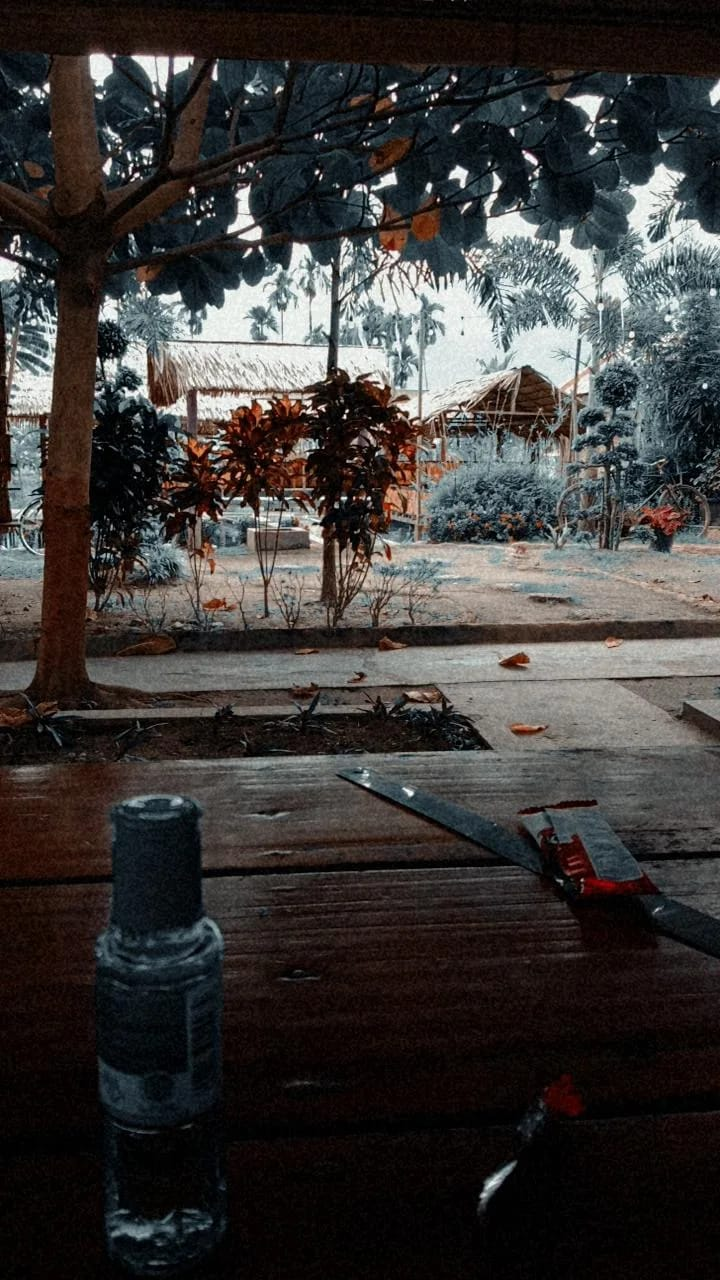
#> input picture gambar/1_6.jpg, 720 x 1280 px, given in place of input.jpeg, which was not available; the run also reads 1 picture not shown here
$ jupyter execute --allow-errors prak3.ipynb   (older library calls are emulated)   (text cells are left out)
#> lines starting #> are read from the running program, lines starting #| are printed output that depends on the picture; after the words box and inside, x2 and y2 are one past the last pixel; in counts of white or black regions, pixels touching at a corner belong together; pictures that were not available may be replaced by others from this repository, and a replacement may not be noted
[cell 1]
import cv2

#download image di: https://i.im.ge/2021/09/09/QJP3s1.jpg
img = cv2.imread('gambar/input.jpeg')
#> img is the input picture: shape (1280, 720, 3); mean B, G, R 55.9, 57.2, 59.7
gray_img = cv2.cvtColor(img, cv2.COLOR_BGR2GRAY)
cv2.imshow('Grayscale image', gray_img)
cv2.waitKey()

[cell 2]
yuv_img = cv2.cvtColor(img, cv2.COLOR_BGR2YUV)
#> yuv_img: shape (1280, 720, 3); mean of channels 0, 1, 2 57.8, 127.1, 129.7
cv2.imshow('YUV image', yuv_img)
cv2.waitKey()

[cell 3]
cv2.imshow('Y channel', yuv_img[:, :, 0])
cv2.imshow('U channel', yuv_img[:, :, 1])
cv2.imshow('V channel', yuv_img[:, :, 2])
cv2.waitKey()

[cell 4]
hsv_img = cv2.cvtColor(img, cv2.COLOR_BGR2HSV)
#> hsv_img: shape (1280, 720, 3); mean H, S, V 48.1, 101.2, 64.5
cv2.imshow('HSV image', hsv_img)
cv2.waitKey()

[cell 5]
cv2.imshow('H channel', hsv_img[:, :, 0])
cv2.imshow('S channel', hsv_img[:, :, 1])
cv2.imshow('V channel', hsv_img[:, :, 2])
cv2.waitKey()

[cell 6]
import cv2
import numpy as np

img = cv2.imread('gambar/input.jpeg')
num_rows, num_cols = img.shape[:2]
#> num_rows = 1280; num_cols = 720
translation_matrix = np.float32([ [1,0,70], [0,1,110] ])
img_translation = cv2.warpAffine(img, translation_matrix, (num_cols, num_rows))
cv2.imshow('Translation', img_translation)
cv2.waitKey()

[cell 7]
#Latihan 1
#Ubah code program sebelumnya lalu ubah translasi citra sehingga menjadi tidak terpotong
import cv2
import numpy as np

img = cv2.imread('gambar/input.jpeg')
num_rows, num_cols = img.shape[:2]
translation_matrix = np.float32([ [1,0,70], [0,1,110] ])
img_translation = cv2.warpAffine(img, translation_matrix, (num_cols + 70, num_rows +110))
#> img_translation: shape (1390, 790, 3)
cv2.imshow('Translation', img_translation)
cv2.waitKey()

[cell 8]
img = cv2.imread('gambar/input.jpeg')
num_rows, num_cols = img.shape[:2]

rotation_matrix = cv2.getRotationMatrix2D((num_cols/2, num_rows/2), 30, 1)
img_rotation = cv2.warpAffine(img, rotation_matrix, (num_cols, num_rows))
cv2.imshow('Rotation', img_rotation)
cv2.waitKey()

[cell 9]
#Latihan 2
#Ubah code program sebelumnya dengan memperkecil ukuran citra rotasi menjadi setengahnya
img = cv2.imread('gambar/input.jpeg')
num_rows, num_cols = img.shape[:2]

rotation_matrix = cv2.getRotationMatrix2D((num_cols/2, num_rows/2), 30, 1/2)
img_rotation = cv2.warpAffine(img, rotation_matrix, (num_cols, num_rows))
cv2.imshow('Rotation', img_rotation)
cv2.waitKey()

[cell 10]
#Latihan 3
#Ubah latihan 2, lalu coba ubah rotasi gambar menjadi searah jarum jam
img = cv2.imread('gambar/input.jpeg')
num_rows, num_cols = img.shape[:2]

rotation_matrix = cv2.getRotationMatrix2D((num_cols/2, num_rows/2), -30, 1)
img_rotation = cv2.warpAffine(img, rotation_matrix, (num_cols, num_rows))
cv2.imshow('Rotation', img_rotation)
cv2.waitKey()

[cell 11]
img_scaled = cv2.resize(img,None,fx=1.2, fy=1.2, interpolation = cv2.INTER_LINEAR)
cv2.imshow('Scaling - Linear Interpolation', img_scaled)

img_scaled = cv2.resize(img,None,fx=1.2, fy=1.2, interpolation = cv2.INTER_CUBIC)
cv2.imshow('Scaling - Cubic Interpolation', img_scaled)

img_scaled = cv2.resize(img,(450, 400), interpolation = cv2.INTER_AREA)
#> img_scaled: shape (400, 450, 3)
cv2.imshow('Scaling - Skewed Size', img_scaled)
cv2.waitKey()

[cell 12]
#Kita sudah mencoba banyak proses transformasi citra
#Berikut ini kita akan bermain-main dengan efek tertentu menggunakan image warping

import cv2
import numpy as np
import math

img = cv2.imread('gambar/input.jpeg', cv2.IMREAD_GRAYSCALE)
#> img: shape (1280, 720); min 0, max 255, mean 57.8
rows, cols = img.shape
#> rows = 1280; cols = 720

#####################
# Vertical wave

img_output = np.zeros(img.shape, dtype=img.dtype)

for i in range(rows):
    for j in range(cols):
        offset_x = int(25.0 * math.sin(2 * 3.14 * i / 180))
        offset_y = 0
        if j+offset_x < rows:
            img_output[i,j] = img[i,(j+offset_x)%cols]
        else:
            img_output[i,j] = 0

cv2.imshow('Input', img)
cv2.imshow('Vertical wave', img_output)

#####################
# Horizontal wave

img_output = np.zeros(img.shape, dtype=img.dtype)

for i in range(rows):
    for j in range(cols):
        offset_x = 0
        offset_y = int(16.0 * math.sin(2 * 3.14 * j / 150))
        if i+offset_y < rows:
            img_output[i,j] = img[(i+offset_y)%rows,j]
        else:
            img_output[i,j] = 0

cv2.imshow('Horizontal wave', img_output)

#####################
# Both horizontal and vertical

img_output = np.zeros(img.shape, dtype=img.dtype)

for i in range(rows):
    for j in range(cols):
        offset_x = int(20.0 * math.sin(2 * 3.14 * i / 150))
        offset_y = int(20.0 * math.cos(2 * 3.14 * j / 150))
        if i+offset_y < rows and j+offset_x < cols:
            img_output[i,j] = img[(i+offset_y)%rows,(j+offset_x)%cols]
        else:
            img_output[i,j] = 0

cv2.imshow('Multidirectional wave', img_output)

#####################
# Concave effectimg_output = np.zeros(img.shape, dtype=img.dtype)

for i in range(rows):
    for j in range(cols):
        offset_x = int(128.0 * math.sin(2 * 3.14 * i / (2*cols)))
        offset_y = 0
        if j+offset_x < cols:
            img_output[i,j] = img[i,(j+offset_x)%cols]
        else:
            img_output[i,j] = 0

cv2.imshow('Concave', img_output)
cv2.waitKey()

[cell 13]
#Latihan 4
#Ubah program image warping di atas sehingga image yang digunakan adalah foto selfie sendiri
#Lalu silakan bereksperimen bentuk image warping lainnya
#Kita sudah mencoba banyak proses transformasi citra
#Berikut ini kita akan bermain-main dengan efek tertentu menggunakan image warping

import cv2
import numpy as np
import math

img = cv2.imread('gambar/waliam.jpg', cv2.IMREAD_GRAYSCALE)
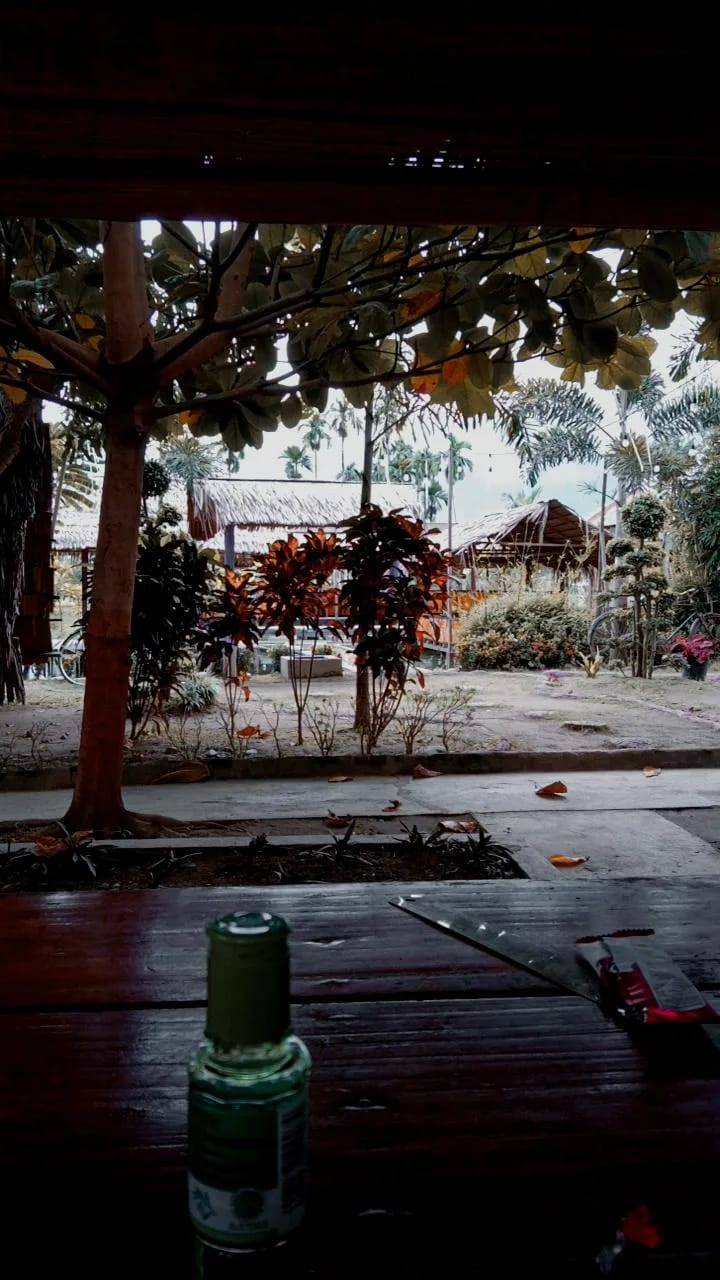
#> input picture gambar/2_6.jpg, 720 x 1280 px, given in place of waliam.jpg, which was not available
#> img: shape (1280, 720); min 0, max 255, mean 48.4
rows, cols = img.shape

#####################
# Vertical wave

img_output = np.zeros(img.shape, dtype=img.dtype)

for i in range(rows):
    for j in range(cols):
        offset_x = int(25.0 * math.sin(2 * 3.14 * i / 180))
        offset_y = 0
        if j+offset_x < rows:
            img_output[i,j] = img[i,(j+offset_x)%cols]
        else:
            img_output[i,j] = 0

cv2.imshow('Input1', img)
cv2.imshow('Vertical wave', img_output)

#####################
# Horizontal wave

img_output = np.zeros(img.shape, dtype=img.dtype)

for i in range(rows):
    for j in range(cols):
        offset_x = 0
        offset_y = int(16.0 * math.sin(2 * 3.14 * j / 150))
        if i+offset_y < rows:
            img_output[i,j] = img[(i+offset_y)%rows,j]
        else:
            img_output[i,j] = 0

cv2.imshow('Horizontal wave', img_output)

#####################
# Both horizontal and vertical

img_output = np.zeros(img.shape, dtype=img.dtype)

for i in range(rows):
    for j in range(cols):
        offset_x = int(20.0 * math.sin(2 * 3.14 * i / 150))
        offset_y = int(20.0 * math.cos(2 * 3.14 * j / 150))
        if i+offset_y < rows and j+offset_x < cols:
            img_output[i,j] = img[(i+offset_y)%rows,(j+offset_x)%cols]
        else:
            img_output[i,j] = 0

cv2.imshow('Multidirectional wave', img_output)

#####################
# Concave effectimg_output = np.zeros(img.shape, dtype=img.dtype)

for i in range(rows):
    for j in range(cols):
        offset_x = int(128.0 * math.sin(2 * 3.14 * i / (2*cols)))
        offset_y = 0
        if j+offset_x < cols:
            img_output[i,j] = img[i,(j+offset_x)%cols]
        else:
            img_output[i,j] = 0
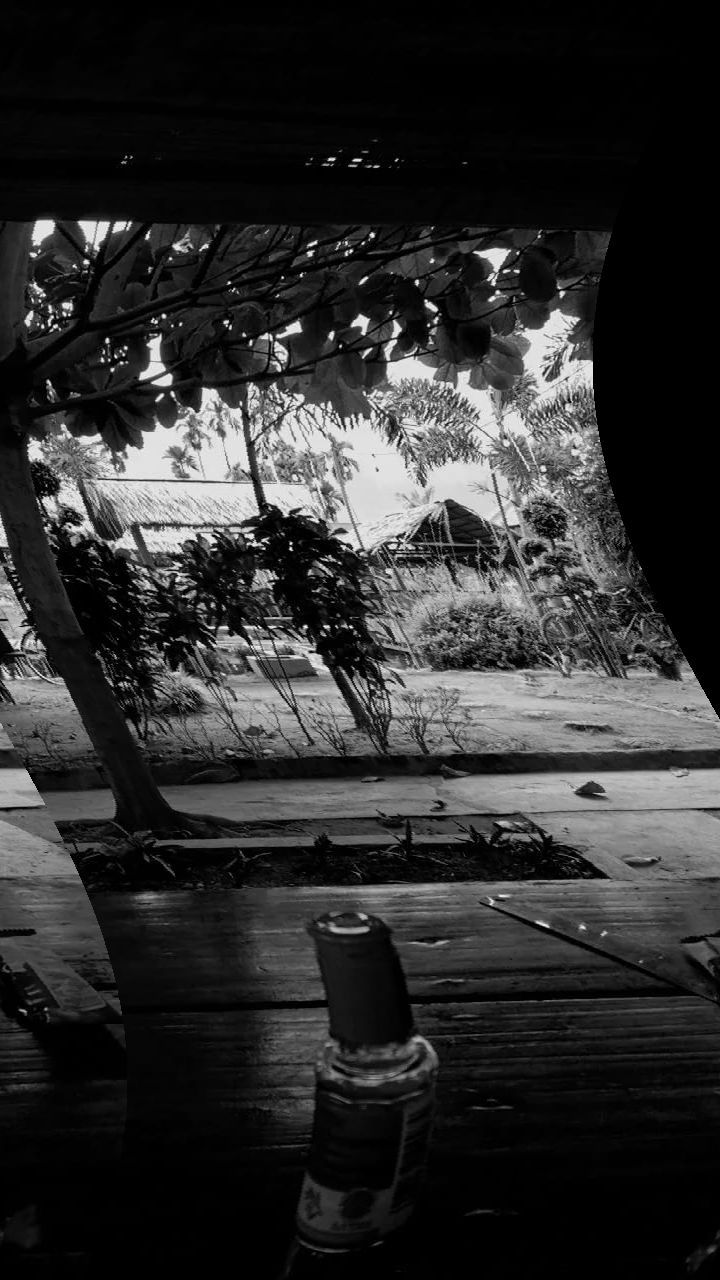
#> img_output: shape (1280, 720); min 0, max 255, mean 46.4

cv2.imshow('Concave', img_output)
cv2.waitKey()

[cell 14]
import numpy as np
import cv2

[cell 15]
from scipy import ndimage

kernel_3x3 = np.array([[-1, -1, -1],
                        [-1, 8, -1],
                        [-1, -1, -1]])

kernel_5x5 = np.array([[-1, -1, -1, -1, -1],
                        [-1, 1, 2, 1, -1],
                        [-1, 2, 4, 2, -1],
                        [-1, 1, 2, 1, -1],
                        [-1, -1, -1, -1, -1]])

#download gambar di: https://i.im.ge/2021/09/09/QpEGLF.jpg
img = cv2.imread("gambar/statue_small.jpg", 0)

#konvolusi adalah operasi matematika pada dua fungsi yang menghasilkan fungsi ketiga
#yang menyatakan bagaimana bentuk yang satu diubah oleh yang lain.
#NumPy juga memiliki method convolve tapi untuk one-dimensional array
#method convolve pada ndimage dari SciPy dapat digunakan pada multidimensional array
k3 = ndimage.convolve(img, kernel_3x3)
k5 = ndimage.convolve(img, kernel_5x5)

#Gaussian blur (juga dikenal sebagai Gaussian smoothing) adalah hasil dari pengaburan gambar
#oleh fungsi Gaussian. Ini adalah efek yang banyak digunakan dalam software grafis,
#biasanya untuk mengurangi noise gambar dan mengurangi detail.
#Gaussian blur merupakan salah satu jenis dari LPF
blurred = cv2.GaussianBlur(img, (17,17), 0)
g_hpf = img - blurred

cv2.imshow("3x3", k3)
cv2.imshow("5x5", k5)
cv2.imshow("blurred", blurred)
cv2.imshow("g_hpf", g_hpf)
cv2.waitKey()
cv2.destroyAllWindows()

[cell 16]
img = cv2.imread("gambar/statue_small.jpg", cv2.IMREAD_COLOR)
#> img is the input picture: shape (1280, 720, 3); mean B, G, R 46.8, 47.3, 51.4

blurredSrc = cv2.medianBlur(img, 7)
graySrc = cv2.cvtColor(blurredSrc, cv2.COLOR_BGR2GRAY)

cv2.Laplacian(graySrc, cv2.CV_8U, graySrc, ksize = 5)

normalizedInverseAlpha = (1.0 / 255) * (255 - graySrc)
channels = cv2.split(img)
for channel in channels:
    channel[:] = channel * normalizedInverseAlpha

    cv2.merge(channels, img)
#> this loop made 3 passes

cv2.imshow("Median dan Laplacia", graySrc)
cv2.waitKey()
cv2.destroyAllWindows()

[cell 17]
img = cv2.imread("gambar/statue_small.jpg", 0)
cv2.imwrite("canny.jpg", cv2.Canny(img, 200, 300)) # Canny in one line!
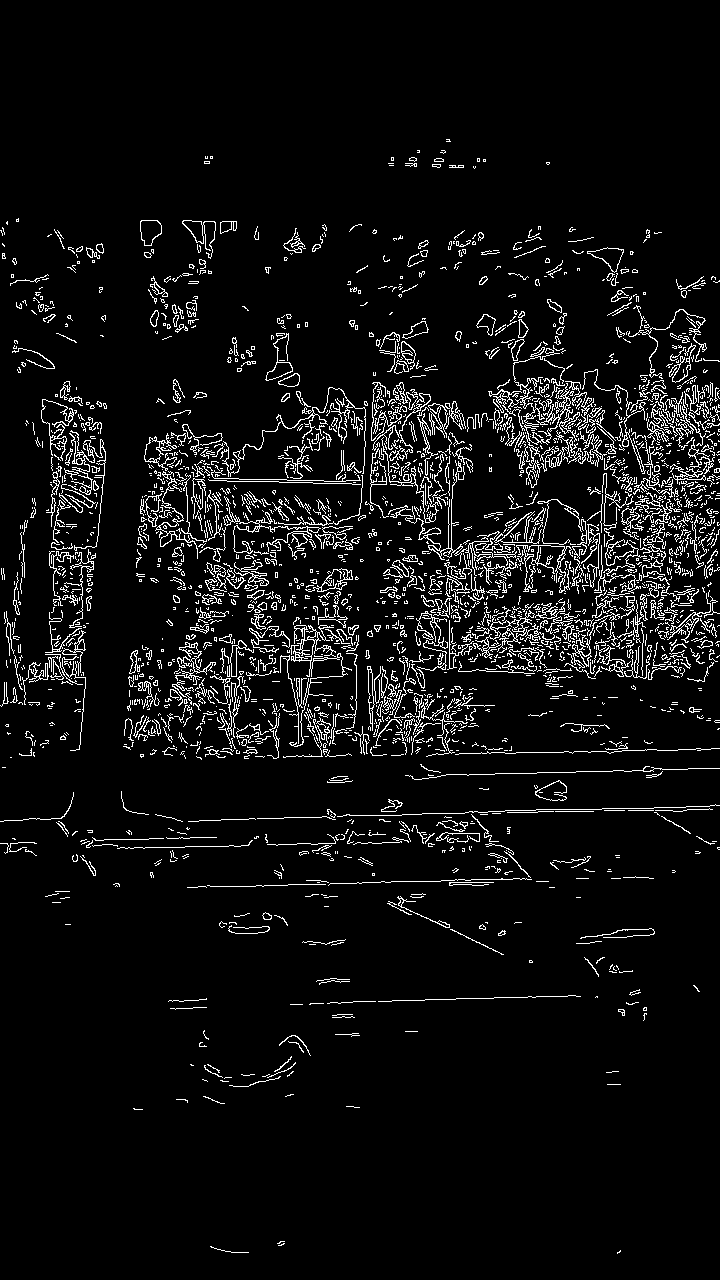
#> saved as canny.jpg: shape (1280, 720); 6.1% white in thin lines or dots, all inside (x1, y1, x2, y2) = (0, 139, 720, 1254)
cv2.imshow("canny", cv2.imread("canny.jpg"))
cv2.waitKey()
cv2.destroyAllWindows()

[cell 18]
#Latihan 5
#Silakan bereksperimen dengan gambar lainnya (bebas) untuk melakukan deteksi tepi menggunakan Canny
img = cv2.imread("gambar/contoh.jpeg", 0)
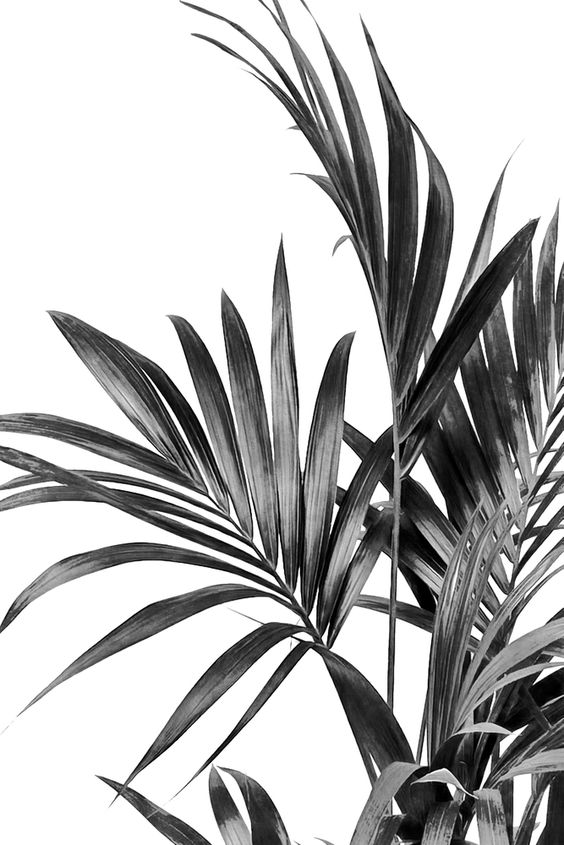
#> input picture gambar/contoh.jpeg, 564 x 845 px
#> img is the input picture: shape (845, 564); min 0, max 255, mean 182.9
cv2.imwrite("canny.jpg", cv2.Canny(img, 200, 300)) # Canny in one line!
cv2.imshow("canny", cv2.imread("canny.jpg"))
cv2.waitKey()
cv2.destroyAllWindows()

[cell 19]
import cv2
import numpy as np

img = np.zeros((200, 200), dtype=np.uint8)
img[50:150, 50:150] = 255

ret, thresh = cv2.threshold(img, 127, 255, 0)
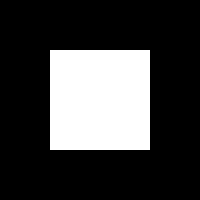
#> thresh: shape (200, 200); 25% white; 1 white region, box (x1, y1, x2, y2) and area: (50, 50, 150, 150) 10000
contours, hierarchy = cv2.findContours(thresh, cv2.RETR_TREE, cv2.CHAIN_APPROX_SIMPLE)
#> contours = [[[50, 50], [50, 149], [149, 149], [149, 50]]]

color = cv2.cvtColor(img, cv2.COLOR_GRAY2BGR)
img = cv2.drawContours(color, contours, -1, (0,255,0), 2)
#> img: shape (200, 200, 3)
cv2.imshow("contours", color)
cv2.waitKey()
cv2.destroyAllWindows()

#> (a cell that did not finish here is left out)

[cell 21]
#Latihan 6
#Gunakan code di atas dan lakukan eksperimen pada gambar pada code warping
#Lalu coba eksperimen untuk gambar lainnya (bebas)
img = cv2.pyrDown(cv2.imread("gambar/contoh.jpeg", cv2.IMREAD_UNCHANGED))
#> img: shape (423, 282, 3); min 0, max 255, mean 183

ret, thresh = cv2.threshold(cv2.cvtColor(img, cv2.COLOR_BGR2GRAY), 127, 255, cv2.THRESH_BINARY)
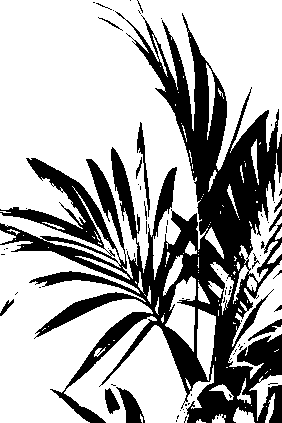
#> thresh: shape (423, 282); 68.1% white; 72 black regions (59 under 20 px)
contours, hier = cv2.findContours(thresh, cv2.RETR_EXTERNAL, cv2.CHAIN_APPROX_SIMPLE)
#> contours = 118 contours, 86 with area under 20; largest, box (x1, y1, x2, y2) and area: (0, 0, 282, 280) 48656, (0, 241, 153, 423) 14320, (64, 316, 214, 423) 7338, (228, 260, 282, 379) 1926, (233, 153, 282, 304) 1468

#Lalu untuk setiap kontur, kita dapat menemukan bounding box, minimum enclosing rectangle,
#dan minimum enclosing circle
for c in contours:
    # find bounding box coordinates
    x,y,w,h = cv2.boundingRect(c)
    cv2.rectangle(img, (x,y), (x+w, y+h), (0, 255, 255), 2)

    # find minimum area
    rect = cv2.minAreaRect(c)
    # calculate coordinates of the minimum area rectangle
    box = cv2.boxPoints(rect)
    # normalize coordinates to integers
    box = np.int0(box)
    # draw contours
    cv2.drawContours(img, [box], 0, (0,0, 255), 3)

    # calculate center and radius of minimum enclosing circle
    (x, y), radius = cv2.minEnclosingCircle(c)
    # cast to integers
    center = (int(x), int(y))
    radius = int(radius)
    # draw the circle
    img = cv2.circle(img, center, radius, (0, 255, 0), 2)
#> this loop made 118 passes
#> (w, h, rect, box, radius) on passes 3, 4, 6, 7, 14, 15: (3, 9, ((141, 418), (8, 2), -90), [[142, 422], [140, 422], [140, 414], [142, 414]], 4), (1, 1, ((245, 407), (0, 0), -90), [[245, 407], [245, 407], [245, 407], [245, 407]], 0), (1, 1, ((266, 406), (0, 0), -90), [[266, 406], [266, 406], [266, 406], [266, 406]], 0), (1, 1, ((251, 405), (0, 0), -90), [[251, 405], [251, 405], [251, 405], [251, 405]], 0), (1, 1, ((270, 369), (0, 0), -90), [[270, 369], [270, 369], [270, 369], [270, 369]], 0), (1, 1, ((233, 368), (0, 0), -90), [[233, 368], [233, 368], [233, 368], [233, 368]], 0)
#> (w, h, rect, box, radius, center) on passes 1, 2, 5, 8, 9: (10, 4, ((200.5, 420.5), (3, 9), -90), [[205, 422], [196, 422], [196, 419], [205, 419]], 4, (200, 421)), (14, 9, ((218.5, 418), (8, 13), -90), [[225, 422], [212, 422], [212, 414], [225, 414]], 7, (218, 418)), (22, 16, ((243.5, 414.5), (15, 21), -90), [[254, 422], [233, 422], [233, 407], [254, 407]], 11, (243, 416)), (10, 30, ((270.1, 407.6), (30.09, 6.08), -80.54), [[270, 422], [264, 421], [269, 392], [275, 393]], 15, (269, 407)), (25, 17, ((222.5, 390.7), (11.41, 24.54), -62.24), [[230, 401], [208, 390], [214, 379], [236, 391]], 12, (220, 393))
#> pass 2, `img = cv2.circle(img, center, radius, (0, 255, 0), 2)`:
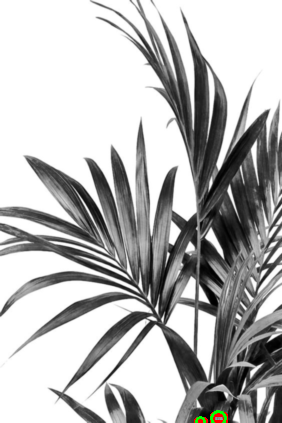
#> img: shape (423, 282, 3); mean B, G, R 182.8, 183.1, 183.1

cv2.drawContours(img, contours, -1, (255, 0, 0), 1)
cv2.imshow("contours", img)
cv2.waitKey()
cv2.destroyAllWindows()

#> (a cell that did not finish here is left out)

[cell 23]
#Download gambar di https://i.im.ge/2021/09/10/QJJTH1.jpg
img = cv2.imread('gambar/lines.jpg')
gray = cv2.cvtColor(img, cv2.COLOR_BGR2GRAY)

#Canny bukanlah kewajiban, tetapi gambar yang telah di-denoise dan hanya memiliki tepi adalah
#sumber ideal untuk transformasi Hough, jadi hal ini akan sering dijumpai.
edges = cv2.Canny(gray, 50, 120)
minLineLength = 20
maxLineGap = 5
lines = cv2.HoughLinesP(edges, 1, np.pi/180.0, 20, minLineLength, maxLineGap)

for x1, y1, x2, y2 in lines[0]:
    cv2.line(img, (x1, y1), (x2, y2), (0,255,0),2)
#> this loop made 1 pass
#> (x1, y1, x2, y2) on pass 1: (624, 475, 632, 475)

cv2.imshow("edges", edges)
cv2.imshow("lines", img)
cv2.waitKey()
cv2.destroyAllWindows()
